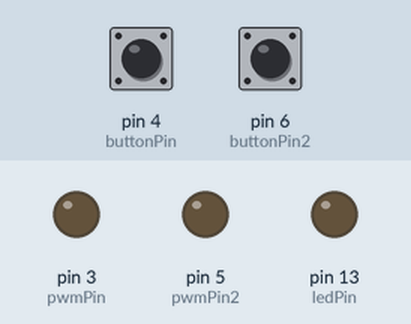
Simulated run of this sketch. Board: Arduino Uno, built with avr-gcc and run on an emulated ATmega328P. Parts: output pins drawn as LEDs (lit = HIGH). Inputs (shaded band) come from the test bench; at power-on: pin 4 (buttonPin) LOW, pin 6 (buttonPin2) LOW.

Above: at 1.2 s.
1.3 s: pin 4 (buttonPin) pulled HIGH for 0.15 s
At 1.47 s:
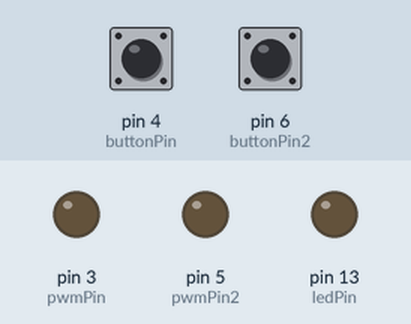
3.1 s: pin 4 (buttonPin) pulled HIGH for 3.2 s
At 4.4 s:
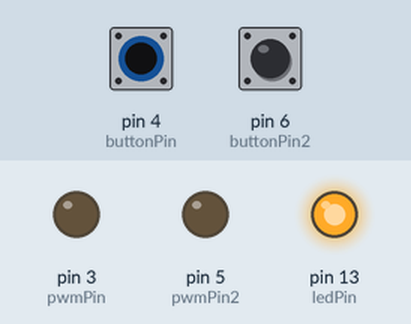
7.8 s: pin 6 (buttonPin2) pulled HIGH for 3.2 s
At 12.1 s:
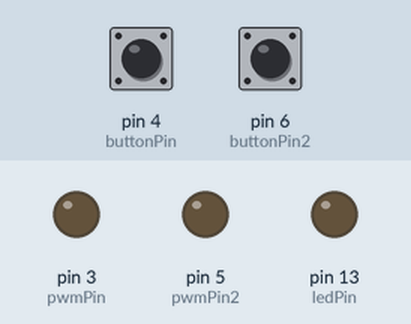
Timing chart, 0 to 13.6 s (numbered marks = the images above; inputs shaded):
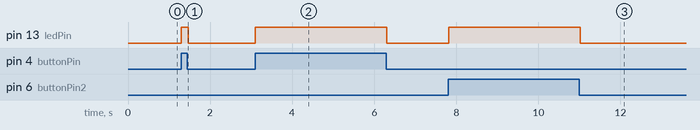

Measured:
- after the input at 1.3 s, pin 13 (ledPin): LOW → HIGH at once, → LOW 0.16 s later
- after the input at 3.1 s, pin 13 (ledPin): LOW → HIGH at once, → LOW 3.2 s later
- after the input at 7.8 s, pin 13 (ledPin): LOW → HIGH at once, → LOW 3.2 s later

The sketch:

sketch_sep08a.ino
```cpp
// constants won't change. They're used here to set pin numbers:
const int buttonPin = 4;     // the number of the pushbutton pin
const int buttonPin2 = 6;     // the number of the pushbutton pin
const int ledPin =  13;      // the number of the LED pin
const int pwmPin = 3;
const int pwmPin2 = 5;

// variables will change:
int buttonState = 0;         // variable for reading the pushbutton status
int buttonState2 = 0;         // variable for reading the pushbutton status

void setup() {
  // initialize the LED pin as an output:
  pinMode(ledPin, OUTPUT);
  // initialize the pushbutton pin as an input:
  pinMode(buttonPin, INPUT);
  pinMode(buttonPin2, INPUT);
  pinMode(pwmPin, OUTPUT);
  pinMode(pwmPin2, OUTPUT);

}

void loop() {
  // read the state of the pushbutton value:
  buttonState = digitalRead(buttonPin);
  buttonState2 = digitalRead(buttonPin2);
  // check if the pushbutton is pressed. If it is, the buttonState is HIGH:
  if (buttonState == HIGH) {
    // turn LED on:
    digitalWrite(ledPin, HIGH);
    digitalWrite(pwmPin, HIGH);
    delay(2);
    digitalWrite(pwmPin, LOW);
    delay(20 - 2);
  }
  else if (buttonState2 == HIGH)
  {
     // turn LED on:
    digitalWrite(ledPin, HIGH);
    digitalWrite(pwmPin2, HIGH);
    delay(2);
    digitalWrite(pwmPin2, LOW);
    delay(20 - 2);
  }
  else {
    // turn LED off:
    digitalWrite(ledPin, LOW);
    digitalWrite(pwmPin, HIGH);
    digitalWrite(pwmPin2, HIGH);
    delay(1);
    digitalWrite(pwmPin, LOW);
    digitalWrite(pwmPin2, LOW);
    delay(20 - 1);
  }
}
```
